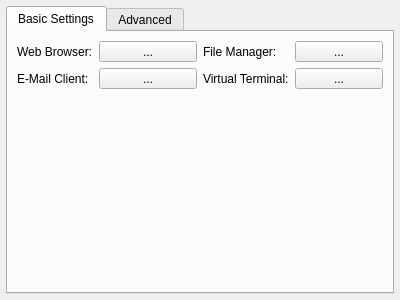
<?xml version="1.0" encoding="UTF-8"?>
<ui version="4.0">
 <class>page_defaultapps</class>
 <widget class="QWidget" name="page_defaultapps">
  <property name="geometry">
   <rect>
    <x>0</x>
    <y>0</y>
    <width>400</width>
    <height>300</height>
   </rect>
  </property>
  <property name="windowTitle">
   <string>Form</string>
  </property>
  <layout class="QVBoxLayout" name="verticalLayout">
   <property name="leftMargin">
    <number>6</number>
   </property>
   <property name="topMargin">
    <number>6</number>
   </property>
   <property name="rightMargin">
    <number>6</number>
   </property>
   <property name="bottomMargin">
    <number>6</number>
   </property>
   <item>
    <widget class="QTabWidget" name="tabWidget_apps">
     <property name="currentIndex">
      <number>0</number>
     </property>
     <property name="movable">
      <bool>false</bool>
     </property>
     <widget class="QWidget" name="tab_auto">
      <attribute name="title">
       <string>Basic Settings</string>
      </attribute>
      <layout class="QVBoxLayout" name="verticalLayout_7">
       <item>
        <layout class="QGridLayout" name="gridLayout_6">
         <item row="0" column="1">
          <layout class="QFormLayout" name="formLayout_11">
           <item row="0" column="0">
            <widget class="QLabel" name="label_39">
             <property name="font">
              <font>
               <weight>50</weight>
               <bold>false</bold>
              </font>
             </property>
             <property name="text">
              <string>File Manager:</string>
             </property>
            </widget>
           </item>
           <item row="0" column="1">
            <widget class="QToolButton" name="tool_default_filemanager">
             <property name="sizePolicy">
              <sizepolicy hsizetype="Expanding" vsizetype="Fixed">
               <horstretch>0</horstretch>
               <verstretch>0</verstretch>
              </sizepolicy>
             </property>
             <property name="text">
              <string>...</string>
             </property>
             <property name="toolButtonStyle">
              <enum>Qt::ToolButtonTextBesideIcon</enum>
             </property>
            </widget>
           </item>
           <item row="1" column="0">
            <widget class="QLabel" name="label_40">
             <property name="font">
              <font>
               <weight>50</weight>
               <bold>false</bold>
              </font>
             </property>
             <property name="text">
              <string>Virtual Terminal:</string>
             </property>
            </widget>
           </item>
           <item row="1" column="1">
            <widget class="QToolButton" name="tool_default_terminal">
             <property name="sizePolicy">
              <sizepolicy hsizetype="Expanding" vsizetype="Fixed">
               <horstretch>0</horstretch>
               <verstretch>0</verstretch>
              </sizepolicy>
             </property>
             <property name="text">
              <string>...</string>
             </property>
             <property name="toolButtonStyle">
              <enum>Qt::ToolButtonTextBesideIcon</enum>
             </property>
            </widget>
           </item>
          </layout>
         </item>
         <item row="0" column="0">
          <layout class="QFormLayout" name="formLayout_10">
           <property name="fieldGrowthPolicy">
            <enum>QFormLayout::ExpandingFieldsGrow</enum>
           </property>
           <item row="0" column="0">
            <widget class="QLabel" name="label_37">
             <property name="font">
              <font>
               <weight>50</weight>
               <bold>false</bold>
              </font>
             </property>
             <property name="text">
              <string>Web Browser:</string>
             </property>
            </widget>
           </item>
           <item row="0" column="1">
            <widget class="QToolButton" name="tool_default_webbrowser">
             <property name="sizePolicy">
              <sizepolicy hsizetype="Expanding" vsizetype="Fixed">
               <horstretch>0</horstretch>
               <verstretch>0</verstretch>
              </sizepolicy>
             </property>
             <property name="text">
              <string notr="true">...</string>
             </property>
             <property name="toolButtonStyle">
              <enum>Qt::ToolButtonTextBesideIcon</enum>
             </property>
            </widget>
           </item>
           <item row="1" column="0">
            <widget class="QLabel" name="label_38">
             <property name="font">
              <font>
               <weight>50</weight>
               <bold>false</bold>
              </font>
             </property>
             <property name="text">
              <string>E-Mail Client:</string>
             </property>
            </widget>
           </item>
           <item row="1" column="1">
            <widget class="QToolButton" name="tool_default_email">
             <property name="sizePolicy">
              <sizepolicy hsizetype="Expanding" vsizetype="Fixed">
               <horstretch>0</horstretch>
               <verstretch>0</verstretch>
              </sizepolicy>
             </property>
             <property name="text">
              <string notr="true">...</string>
             </property>
             <property name="toolButtonStyle">
              <enum>Qt::ToolButtonTextBesideIcon</enum>
             </property>
            </widget>
           </item>
          </layout>
         </item>
        </layout>
       </item>
       <item>
        <spacer name="verticalSpacer_4">
         <property name="orientation">
          <enum>Qt::Vertical</enum>
         </property>
         <property name="sizeHint" stdset="0">
          <size>
           <width>20</width>
           <height>40</height>
          </size>
         </property>
        </spacer>
       </item>
      </layout>
     </widget>
     <widget class="QWidget" name="tab_defaults">
      <attribute name="title">
       <string>Advanced</string>
      </attribute>
      <layout class="QVBoxLayout" name="verticalLayout_6">
       <property name="leftMargin">
        <number>3</number>
       </property>
       <property name="topMargin">
        <number>3</number>
       </property>
       <property name="rightMargin">
        <number>3</number>
       </property>
       <property name="bottomMargin">
        <number>3</number>
       </property>
       <item>
        <widget class="QGroupBox" name="group_default_filetypes">
         <property name="font">
          <font>
           <italic>false</italic>
          </font>
         </property>
         <property name="title">
          <string>Specific File Types</string>
         </property>
         <layout class="QVBoxLayout" name="verticalLayout_15">
          <property name="leftMargin">
           <number>2</number>
          </property>
          <property name="rightMargin">
           <number>2</number>
          </property>
          <item>
           <widget class="QTreeWidget" name="tree_defaults">
            <property name="iconSize">
             <size>
              <width>20</width>
              <height>20</height>
             </size>
            </property>
            <property name="indentation">
             <number>20</number>
            </property>
            <property name="sortingEnabled">
             <bool>true</bool>
            </property>
            <property name="animated">
             <bool>true</bool>
            </property>
            <property name="allColumnsShowFocus">
             <bool>true</bool>
            </property>
            <attribute name="headerMinimumSectionSize">
             <number>150</number>
            </attribute>
            <attribute name="headerDefaultSectionSize">
             <number>200</number>
            </attribute>
            <column>
             <property name="text">
              <string>Type/Group</string>
             </property>
            </column>
            <column>
             <property name="text">
              <string>Default Application</string>
             </property>
            </column>
            <column>
             <property name="text">
              <string>Description</string>
             </property>
            </column>
           </widget>
          </item>
          <item>
           <layout class="QHBoxLayout" name="horizontalLayout_16">
            <item>
             <widget class="QToolButton" name="tool_defaults_clear">
              <property name="text">
               <string>Clear</string>
              </property>
              <property name="toolButtonStyle">
               <enum>Qt::ToolButtonTextBesideIcon</enum>
              </property>
             </widget>
            </item>
            <item>
             <spacer name="horizontalSpacer_13">
              <property name="orientation">
               <enum>Qt::Horizontal</enum>
              </property>
              <property name="sizeHint" stdset="0">
               <size>
                <width>40</width>
                <height>20</height>
               </size>
              </property>
             </spacer>
            </item>
            <item>
             <widget class="QToolButton" name="tool_defaults_set">
              <property name="text">
               <string>Set App</string>
              </property>
              <property name="toolButtonStyle">
               <enum>Qt::ToolButtonTextBesideIcon</enum>
              </property>
             </widget>
            </item>
            <item>
             <widget class="QToolButton" name="tool_defaults_setbin">
              <property name="text">
               <string>Set Binary</string>
              </property>
              <property name="toolButtonStyle">
               <enum>Qt::ToolButtonTextBesideIcon</enum>
              </property>
             </widget>
            </item>
           </layout>
          </item>
         </layout>
        </widget>
       </item>
      </layout>
     </widget>
    </widget>
   </item>
  </layout>
 </widget>
 <resources/>
 <connections/>
</ui>
